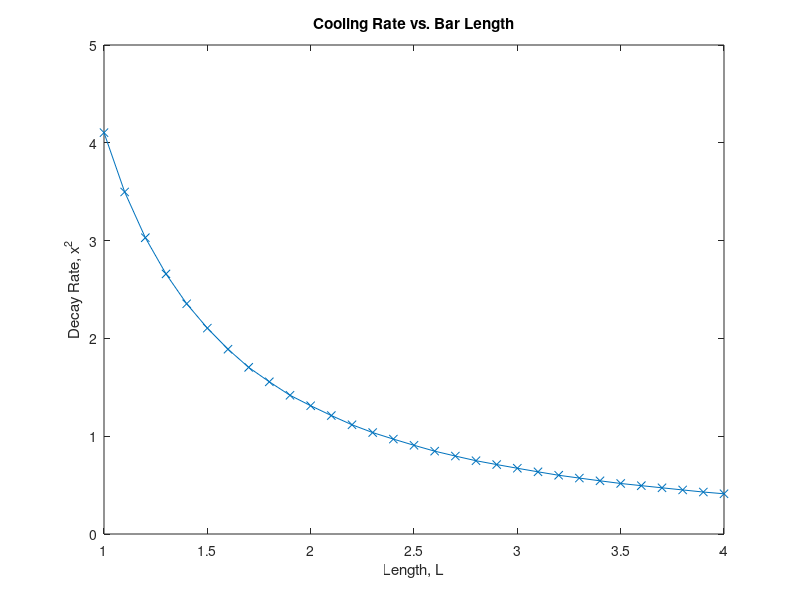
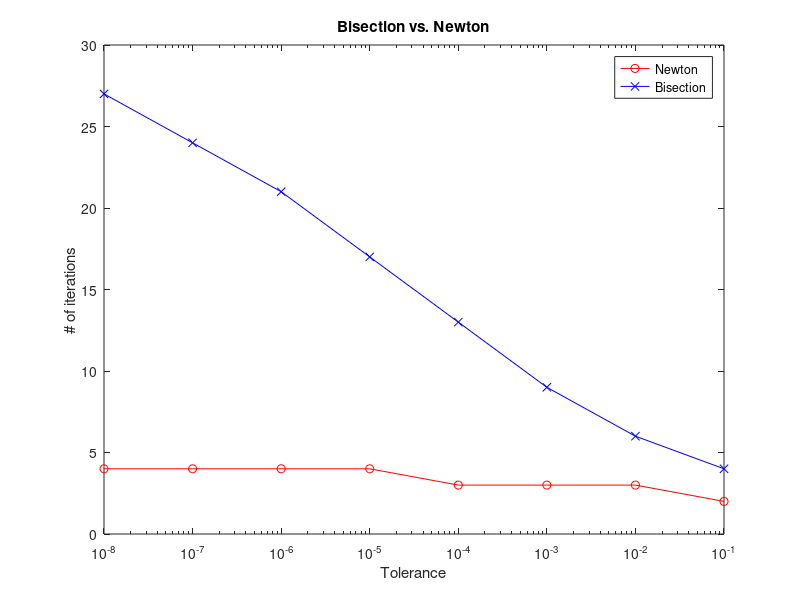

The MATLAB source for these figures, in order:
% Pierce Zhang, CMOR220, Fall 2023, Project 2: Root finding methods
% cooldrive.m
% Implements the Newton's method and the bisection method to find the
% square of the least positive root of a cooling function to 1) simulate
% heat dissipation from a metal rod and 2) compare the efficiencies (# of
% iterations) between the two algorithms on different epsilon (tolerance)
% levels.
% Last modified: 18 September 2023

% Driver function
function cooldrive()
%% SECTION ONE: BISECTION FOR BAR COOLING
% Set bounds of bisection search [a,b], epsilon (t), and range of L
% from the cooling equation to solve for x.
a = 0.1; b = 3; t = 0.01;
L = 1 : 0.1 : 4;

% The right bound must tighten towards the left bound as L increases
% because the bisection method only returns the greatest root within
% a given range, but we want the smallest root.
x = zeros(0,length(L)); % Preallocate blank vector
for cnt = 1:length(L)
    [x(cnt), iter] = debis(a,b,t,L(cnt));
    b = b - 0.05; % Reduce b to tighten range; b will reach a at end
end

% Plot x^2 (the square of the roots from bisection) vs. L
figure()
plot(L, x.^2, "-x")
title("Cooling Rate vs. Bar Length")
xlabel("Length, L")
ylabel("Decay Rate, x^2")

clear

%% SECTION TWO: NEWTON VS BISECTION
% Set bounds of search [a,b], L, and x0, initial value for using the
% Newton's method. Sets t to an array of tolerances from 10^-1 to
% 10^-8, dividing by 10 each time.
L = 1; a = 0.1; b = 3; x0 = (a+b)/2;
t = 10.^-(1:8);

% Preallocates two vectors, x_bis for bisection results and x_newt for
% Newton's method results
x_bis = zeros(0,length(t));
x_newt = zeros(0,length(t));
for cnt = 1:length(t)
    [~,x_bis(cnt)] = debis(a,b,t(cnt),L); % Store only # of iterations
    [~,x_newt(cnt)] = denewt(x0,t(cnt),L);
end

% Plot number of iterations of each of Newton's method and bisection
% method against t, the given episilon (tolerance)
figure()
semilogx(t, x_newt, "-o","Color",'r');
hold on
semilogx(t, x_bis, "-x","Color",'b');
hold on

title("Bisection vs. Newton")
xlabel("Tolerance")
ylabel("# of iterations")
legend("Newton","Bisection")
end

% Inputs: x (x0), the value at which to begin searching for the root, t, the
% tolerance, and L, the length of the bar which is just a scalar inside the
% cooling equation.
% Outputs: x, the root estimation, iter, number of iterations
function[x,iter] = denewt(x,t,L)
%Newtons method, calls coolfun to find value and coolfundx to find
%derivative
iter = 0;
while (abs(coolfun(x,L)) > t)
    x = x - coolfun(x,L)/coolfundx(x,L);
    iter = iter + 1;
end
end

% Inputs: a, the left bound of the range to search for the root, b, the
% right bound of the same range, forming [a,b], tol, the epsilon
% (tolerance), and L, the length of the bar for the equation
% Outputs: x, the root estimation, iter, number of iterations
% program ran
function [x,iter] = debis(a,b,tol,L)
% Perform the bisection method
iter = 0;
x = (a + b) / 2;
while abs(coolfun(x,L)) > tol
    if coolfun(a,L) * coolfun(x,L) < 0
        b = x; % Same side -> look on right side of pivot
    else
        a = x; % Left side of pivot
    end
    iter = iter + 1;
    x = (a + b) / 2;
end
end

% Inputs, x, arbitrary scalar number, and L, length of the bar used in
% cooling equation
% Outputs: val, value of the function returned when x and L are inputted.
function val = coolfun(x,L) %for a given x and L evaluate "cool"
val = sin(x*L) + x*cos(x*L);
end

% Inputs: arbitrary scalar number, and L, length of the bar used in
% cooling equation
% Outputs: val, value of the derivative of the function returned when x
% and L are inputted.
function val = coolfundx(x,L)
% evaluate the derivative, with respect to x, of coolfun
val = L*cos(x*L) + cos(x*L) - x*L*sin(x*L);
end